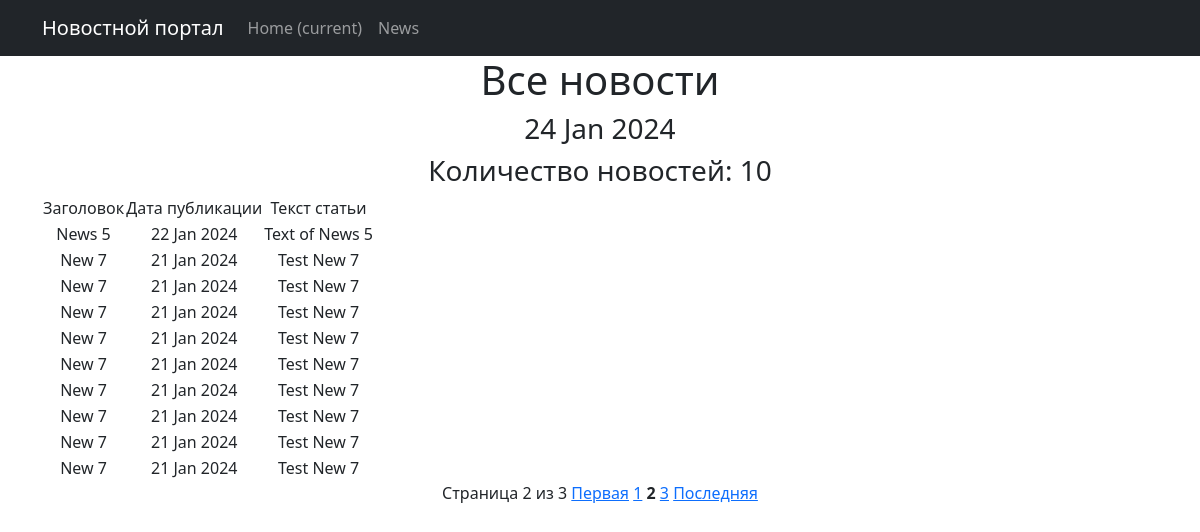
Screenshot of /news/?page=2 with the database file from the repository.
### news/models.py (models this page shows, shortened)
class Post(models.Model):
    author = models.ForeignKey(Author, on_delete=models.CASCADE)
    NEWS = 'NW'
    ARTICLE = 'AR'
    POST_TYPE_CHOICES = [
        (NEWS, 'News'),
        (ARTICLE, 'Article'),
    ]
    post_type = models.CharField(max_length=2, choices=POST_TYPE_CHOICES, default=ARTICLE)
    created_at = models.DateTimeField(auto_now_add=True)
    category = models.ManyToManyField(Category, through='PostCategory')
    title = models.CharField(max_length=255)
    text = models.TextField()
    rating = models.IntegerField(default=0)

### news/views.py (the view)
# urls.py: path('news/', NewsList.as_view(), name='news_list'),
class NewsList(ListView):
    model = Post
    ordering = '-created_at'
    template_name = 'news.html'
    context_object_name = 'news'
    paginate_by = 10
    def get_context_data(self, **kwargs):
        context = super().get_context_data(**kwargs)
        context['time_now'] = datetime.utcnow()
        page = context['page_obj']
        context['first_page'] = 1
        context['last_page'] = page.paginator.num_pages
        context['current_page'] = page.number
        context['pages_range'] = range(max(1, page.number - 1), min(page.paginator.num_pages + 1, page.number + 2))
        context['main_new'] = None
        return context

### news/templatetags/custom_filters.py (called while the page is built)
@register.filter(name='censor')
def censor(value):
    if not isinstance(value, str):
        raise ValueError("Censor применяется только к переменным строкового типа")
    forbidden_words = ['badword1', 'badword2', 'редиска']
    forbidden_variants = [word.lower() for word in forbidden_words] + \
                         [word[0].upper() + word[1:].lower() for word in forbidden_words]
    words = value.split()
    for i, word in enumerate(words):
        if word in forbidden_variants:
            words[i] = word[0] + '*' * (len(word) - 1)
    return ' '.join(words)

### templates/news.html (shortened to what this page needs)
{% extends 'default.html' %}
{% load custom_filters %}
{% block content %}
    <h1>Все новости</h1>
    <h3>{{ time_now|date:'d M Y'}}</h3>
    <h3>Количество новостей: {{ news|length }}</h3>
    {% if news %}
        <table>
            <tr>
                <td>  Заголовок </td>
                <td>  Дата публикации </td>
                <td>  Текст статьи </td>
            </tr>
            {% for new in news %}
            <tr>
                <td>{{ new.title|censor }}</td>
                <td>{{ new.created_at|date:'d M Y' }}</td>
                <td>{{ new.text|truncatechars:20|censor }}</td>
            </tr>
            {% endfor %}
        </table>
    {% else %}
        <h2> Новостей нет! <h2>
    {% endif %}
<span>Страница {{ current_page }} из {{ last_page }}</span>
    <a href="?page={{ first_page }}">Первая</a>
    {% for num in pages_range %}
        {% if num != current_page %}
            <a href="?page={{ num }}">{{ num }}</a>
        {% else %}
            <strong>{{ num }}</strong>
        {% endif %}
    {% endfor %}
    <a href="?page={{ last_page }}">Последняя</a>
{% endblock content %}

### rows the page displays
Post: title|censor "News 5", created_at "22 Jan 2024", text|censor "Text of News 5"
Post: title|censor "New 7", created_at "21 Jan 2024", text|censor "Test New 7"
Post: title|censor "New 7", created_at "21 Jan 2024", text|censor "Test New 7"
Post: title|censor "New 7", created_at "21 Jan 2024", text|censor "Test New 7"
Post: title|censor "New 7", created_at "21 Jan 2024", text|censor "Test New 7"
Post: title|censor "New 7", created_at "21 Jan 2024", text|censor "Test New 7"
Post: title|censor "New 7", created_at "21 Jan 2024", text|censor "Test New 7"
Post: title|censor "New 7", created_at "21 Jan 2024", text|censor "Test New 7"
Post: title|censor "New 7", created_at "21 Jan 2024", text|censor "Test New 7"
Post: title|censor "New 7", created_at "21 Jan 2024", text|censor "Test New 7"

### other values shown
{{ time_now|date:'d M Y' }} "24 Jan 2024"
{{ news|length }} "10"
{{ current_page }} "2"
{{ last_page }} "3"
{{ num }} "1" "3"
{{ num }} "2"
